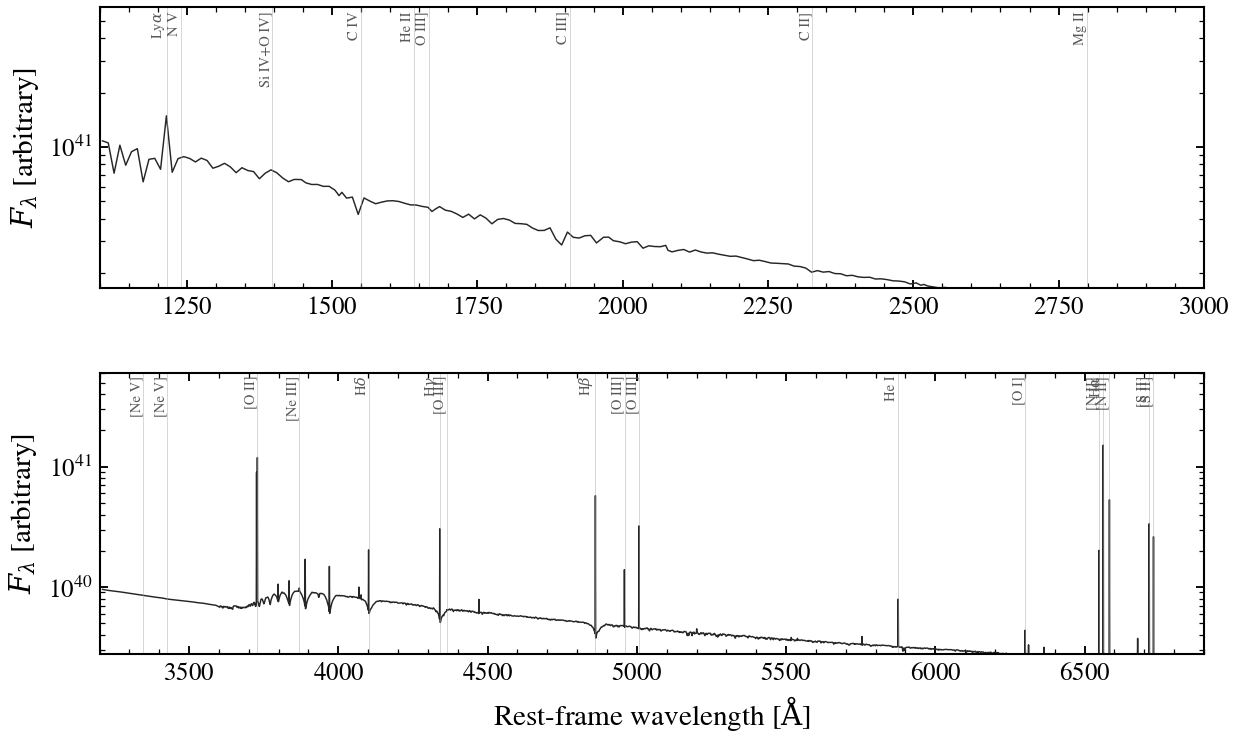

The Python source for this figure:
"""
Optical emission-line atlas of a young star-forming galaxy
============================================================

Zoomed rest-frame spectrum of an ionised-gas-dominated SF galaxy with
the strongest optical / near-UV emission lines labelled. Wavelengths
are vacuum; line positions follow NIST/Atomic Line List.

Useful as a quick reference for which line lands where when planning
medium-band photometry or low-resolution spectroscopy at a given z.
Cue's full HII-region line catalog active on a bare-stellar SSP for
the strongest visible emission features. Issue #277 means Cue cannot
be combined with a Photometry/Spectroscopy observation, so this card
runs in rest-frame-only mode (which is all the atlas needs anyway).
"""

import os

os.environ["TF_CPP_MIN_LOG_LEVEL"] = "2"  # suppress XLA/PjRt C++ INFO+WARNING logs

import warnings

import jax
import matplotlib.pyplot as plt
import numpy as np

import tengri
from tengri.analysis.plotting import setup_style

setup_style()
warnings.filterwarnings("ignore", message=".*BakedInBackend.*")

C_AA_PER_S = 2.998e18

model = tengri.SEDModel.build(
    tengri.load_ssp("fsps_prsc_miles_chabrier"),
    sfh={"type": "dpl", "*": tengri.FIXED,
         "tau_gyr": 0.03, "log_peak_sfr": 1.5, "alpha": 4.0, "beta": 2.0},
    dust={"type": "two_component", "*": tengri.FIXED,
          "tau_diff": 0.05, "tau_bc": 0.1},
    neb={"type": "cue", "*": tengri.FIXED},
    redshift=tengri.Fixed(0.0),
)
p = dict(model.spec.sample(jax.random.PRNGKey(0)))
out = model.predict_rest_sed(p)
wave = np.asarray(out.wavelength)
f_lam = np.asarray(out.sed) * C_AA_PER_S / wave**2     # F_λ shape proxy

LINES_UV = [
    (1215.67, "Ly$\\alpha$"),
    (1240.81, "N V"),
    (1397.20, "Si IV+O IV]"),
    (1549.48, "C IV"),
    (1640.42, "He II"),
    (1666.15, "O III]"),
    (1908.73, "C III]"),
    (2326.00, "C II]"),
    (2798.75, "Mg II"),
]
LINES_OPT = [
    (3346.82, "[Ne V]"),
    (3426.85, "[Ne V]"),
    (3727.09, "[O II]"),
    (3868.76, "[Ne III]"),
    (4101.74, "H$\\delta$"),
    (4340.47, "H$\\gamma$"),
    (4363.21, "[O III]"),
    (4861.33, "H$\\beta$"),
    (4958.91, "[O III]"),
    (5006.84, "[O III]"),
    (5875.62, "He I"),
    (6300.30, "[O I]"),
    (6548.05, "[N II]"),
    (6562.80, "H$\\alpha$"),
    (6583.45, "[N II]"),
    (6716.44, "[S II]"),
    (6730.82, "[S II]"),
]

fig, (ax_uv, ax_opt) = plt.subplots(2, 1, figsize=(9.5, 5.6),
                                    gridspec_kw={"hspace": 0.3})

for ax, lines, lo, hi in [(ax_uv, LINES_UV, 1100, 3000),
                          (ax_opt, LINES_OPT, 3200, 6900)]:
    vis = (wave > lo) & (wave < hi)
    ax.semilogy(wave[vis], f_lam[vis], color="0.15", lw=0.7)
    ymin = float(np.percentile(f_lam[vis][f_lam[vis] > 0], 20))
    ymax = float(np.max(f_lam[vis])) * 4.0
    ax.set_ylim(ymin, ymax)
    for lam, name in lines:
        if lo < lam < hi:
            ax.axvline(lam, color="0.65", lw=0.35, alpha=0.6)
            ax.text(lam, ymax * 0.95, name, fontsize=7, color="0.35",
                    rotation=90, ha="right", va="top")
    ax.set_xlim(lo, hi)

ax_uv.set_ylabel(r"$F_\lambda$ [arbitrary]")
ax_opt.set(xlabel=r"Rest-frame wavelength [$\mathrm{\AA}$]",
           ylabel=r"$F_\lambda$ [arbitrary]")

plt.savefig("plot_emission_line_atlas.png", dpi=150, bbox_inches="tight")
